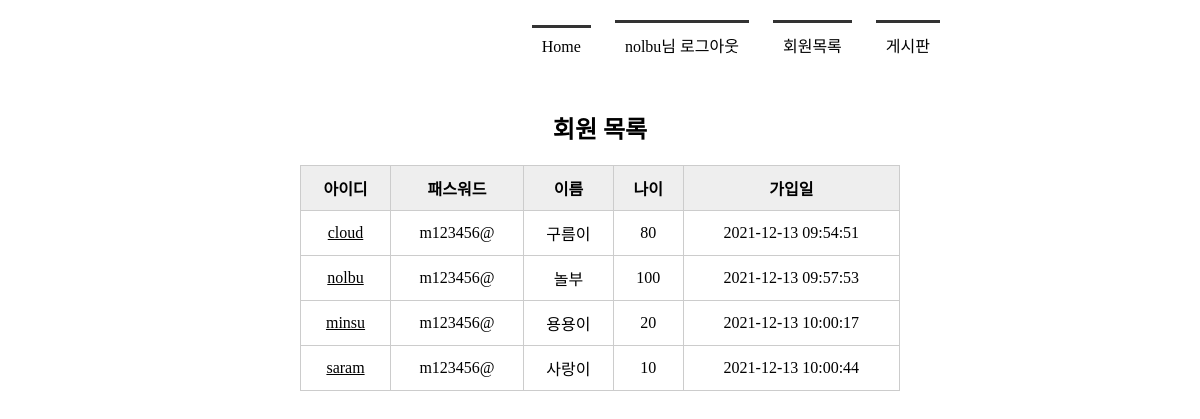
Screenshot of /memberlist/ (signed in) with the database file from the repository.
### tables this page shows
CREATE TABLE member(
    mid         CHAR(5)         PRIMARY KEY,           
    passwd      CHAR(8)         NOT NULL,
    name        TEXT            NOT NULL,
    age         INTEGER,
    regDate     TIMESTAMP DATE DEFAULT(datetime('now', 'localtime'))
          );

### app.py (the view)
@app.route('/memberlist/')
def memberlist():
    conn = getconn()
    cur = conn.cursor()
    sql = "SELECT * FROM member"
    cur.execute(sql)
    rs = cur.fetchall()     #db에서 가져온 데이터
    conn.close()
    return render_template('memberlist.html', rs=rs)    #받은 db를 다시 html로 보냄

### app.py (called while the page is built)
def getconn():
    conn = sqlite3.connect('./memberdb.db')
    return conn

### templates/memberlist.html (shortened to what this page needs)
<!DOCTYPE html>
<html lang="en">
<head>
    <link rel = "stylesheet" href="{{ url_for('static', filename='css/style.css') }}">
</head>
<body>
    <div id ="container">
        {% include 'navbar.html' %}
        <section>
            <h1>회원 목록</h1>
            <table>
                <tr>
                    <th>아이디</th>
                    <th>패스워드</th>
                    <th>이름</th>
                    <th>나이</th>
                    <th>가입일</th>
                </tr>
                {% for i in rs %}
                <tr>
                    <td><a href = "{{ url_for('member_view', id = i[0]) }}">{{ i[0] }}</a></td>
                    <td>{{ i[1] }}</td>
                    <td>{{ i[2] }}</td>
                    <td>{{ i[3] }}</td>
                    <td>{{ i[4] }}</td>
                </tr>
                {% endfor %}
            </table>
        </section>
    </div>
</body>
</html>

### templates/navbar.html
<header>
    <nav>
        <ul>
            {% if session %}
            <li><a href = "{{ url_for('index') }}">Home</a></li>
            <li><a href = "{{ url_for('logout') }}">{{ session['userID'] }}님 로그아웃</a></li>
            <li><a href = "{{ url_for('memberlist') }}">회원목록</a></li>
            <li><a href = "{{ url_for('boardlist') }}">게시판</a></li>
            {% else %}
            <li><a href = "{{ url_for('index') }}">Home</a></li>
            <li><a href = "{{ url_for('login') }}">로그인</a></li>
            <li><a href = "{{ url_for('register') }}">회원가입</a></li>
            <li><a href = "{{ url_for('boardlist') }}">게시판</a></li>
            {% endif %}
        </ul>
    </nav>
</header>

### static/css/style.css (style rules this page uses)
* { margin: 0; padding:0; }
#container { width: 1000px; margin: 10px auto; }
header { height: 100px; }
nav ul { list-style:none; text-align: right; margin-right: 150px; }
nav ul li { display: inline-block; padding: 10px; margin: 10px; border-top: 3px solid #333; padding-top:10px; }
nav ul li a { text-decoration: none; color: black }
section { text-align: center; }
section table { width : 600px; border-collapse: collapse; }
section h1 { margin-bottom: 20px; }
section table, th, td { border: 1px solid #ccc; margin: 0 auto; padding: 10px; }
section table th { background-color: #eee }
section table a { color: black }

### rows the page displays
member: userID "nolbu", mid "nolbu", passwd "m123456@", name "놀부", age "100", regDate "2021-12-13 09:57:53"
member: mid "cloud", passwd "m123456@", name "구름이", age "80", regDate "2021-12-13 09:54:51"
member: mid "minsu", passwd "m123456@", name "용용이", age "20", regDate "2021-12-13 10:00:17"
member: mid "saram", passwd "m123456@", name "사랑이", age "10", regDate "2021-12-13 10:00:44"
